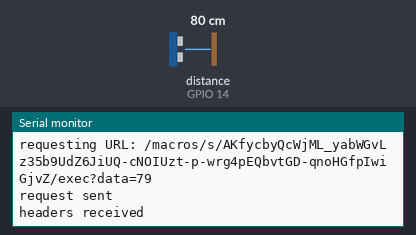
A sketch run on a simulated ESP8266 (NodeMCU). On the bench: the last lines printed to the serial monitor. Wiring (inferred from the names in the program): ultrasonic range finder: trigger GPIO 12; echo GPIO 14. Inputs (shaded band) come from the test bench; at power-on: distance to the obstacle (sensor on GPIO 14) 80 cm. The echo pulse lasts 58.3 µs per cm; WiFi joins after 1.5 s; servers stay silent unless stated; uploads are accepted with an empty reply.

Above: at 2.7 s.
2.8 s: distance to the obstacle (sensor on GPIO 14) set to 2 cm
At 3.8 s:
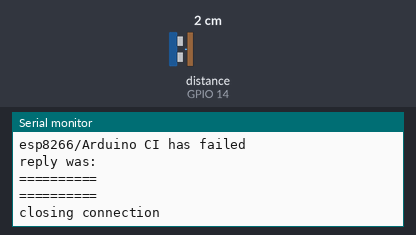
7.9 s: distance to the obstacle (sensor on GPIO 14) set to 4 cm
At 10.21 s:
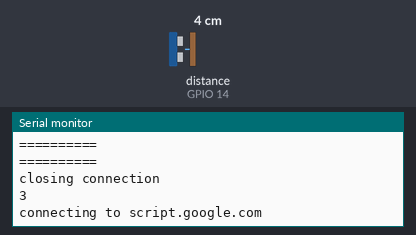
Timing chart, 0 to 11.7 s (numbered marks = the images above; inputs shaded):
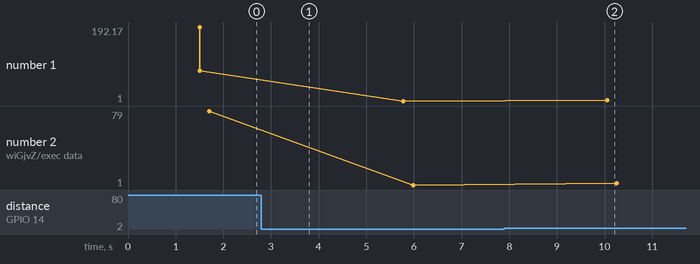

Measured:
- after the input at 7.9 s, the serial monitor: prints a new line after 2.2 s (image 2)
- plotted number 1: 79 → 1 after the input at 2.8 s, 1 → 3 after the input at 7.9 s
- plotted number 2: 79 → 1 after the input at 2.8 s, 1 → 3 after the input at 7.9 s

The sketch:

ardunio_code.ino
```cpp
#include <ESP8266WiFi.h>
#include <WiFiClientSecure.h>
// #include<DHT.h>
// #define DHTPIN D2
// #define DHTTYPE DHT11

// DHT dht(DHTPIN, DHTTYPE);

const char* ssid = "My_Station";    // name of your wifi network!!!!!!!!!!!!!!!!!!!!!!!!!!!!!!!!!!!!!!!!!
const char* password = "myhome@123";     // wifi pasword !!!!!!!!!!!!!!!!!!!!!!!!!!!!!!!!!!!!!!!!!!!!!!!!
const char* host = "script.google.com";
const int httpsPort = 443;
// Use WiFiClientSecure class to create TLS connection
WiFiClientSecure client;
// SHA1 fingerprint of the certificate, don't care with your GAS service
const char* fingerprint = "d4ffb06f904c4c1937b518e0dce5d67c736fefe7712fe4cfb8e47b0242e22de6";
String GAS_ID = "AKfycbyQcWjML_yabWGvLz35b9UdZ6JiUQ-cNOIUzt-p-wrg4pEQbvtGD-qnoHGfpIwiGjvZ";   // Replace by your GAS service id           !!!!!!!!!!!!!!!!!!!!!!!!!!!!!!!
int dis;


const int trigPin = 12;
const int echoPin = 14;
const int vcc = 13;
long duration ;
int distanceCm;
void setup()
{

  // dht.begin();  // sensor
  Serial.begin(115200); //Serial
  Serial.println();
pinMode(trigPin,OUTPUT);
pinMode(vcc,OUTPUT);
pinMode(echoPin,INPUT);

  //connecting to internet
  Serial.print("connecting to ");
  Serial.println(ssid);
  WiFi.mode(WIFI_STA);
  WiFi.begin(ssid, password);
  while (WiFi.status() != WL_CONNECTED) {
    delay(500);
    Serial.print(".");
  }
  Serial.println("");
  Serial.println("WiFi connected");
  Serial.println("IP address: ");
  Serial.println(WiFi.localIP());


}

void loop()
{
 // float h = dht.readHumidity();
 // float t = dht.readTemperature();
  // Serial.print("Temp = ");
  // Serial.print(t);
  // Serial.print(" HUM= ");
  // Serial.println(h);
  // put your main code here, to run repeatedly:
 digitalWrite(vcc,HIGH);

 digitalWrite(trigPin,LOW);
 delayMicroseconds(2);
 digitalWrite(trigPin,HIGH);
 delayMicroseconds(2);
 digitalWrite(trigPin,LOW);

 duration = pulseIn(echoPin,HIGH);
 distanceCm = duration*0.034/2;
 Serial.println(distanceCm);


   dis = (int) distanceCm;

   sendData(dis);

 delay(3000);
}

// Function for Send data into Google Spreadsheet
void sendData(int dis)
{
  client.setInsecure();
  Serial.print("connecting to ");
  Serial.println(host);
  if (!client.connect(host, httpsPort)) {
    Serial.println("connection failed");
    return;
  }

  // if (client.verify(fingerprint, host)) {
  // Serial.println("certificate matches");
  // } else {
  // Serial.println("certificate doesn't match");
  // }
  String string_distance =  String(dis, DEC);
  // String string_humidity =  String(hum, DEC);
  String url = "/macros/s/" + GAS_ID + "/exec?data=" + string_distance;
  Serial.print("requesting URL: ");
  Serial.println(url);

  client.print(String("GET ") + url + " HTTP/1.1\r\n" +
         "Host: " + host + "\r\n" +
         "User-Agent: BuildFailureDetectorESP8266\r\n" +
         "Connection: close\r\n\r\n");

  Serial.println("request sent");
  while (client.connected()) {
  String line = client.readStringUntil('\n');
  if (line == "\r") {
    Serial.println("headers received");
    break;
  }
  }
  String line = client.readStringUntil('\n');
  if (line.startsWith("{\"state\":\"success\"")) {
  Serial.println("esp8266/Arduino CI successfull!");
  } else {
  Serial.println("esp8266/Arduino CI has failed");
  }
  Serial.println("reply was:");
  Serial.println("==========");
  Serial.println(line);
  Serial.println("==========");
  Serial.println("closing connection");
} 
```
